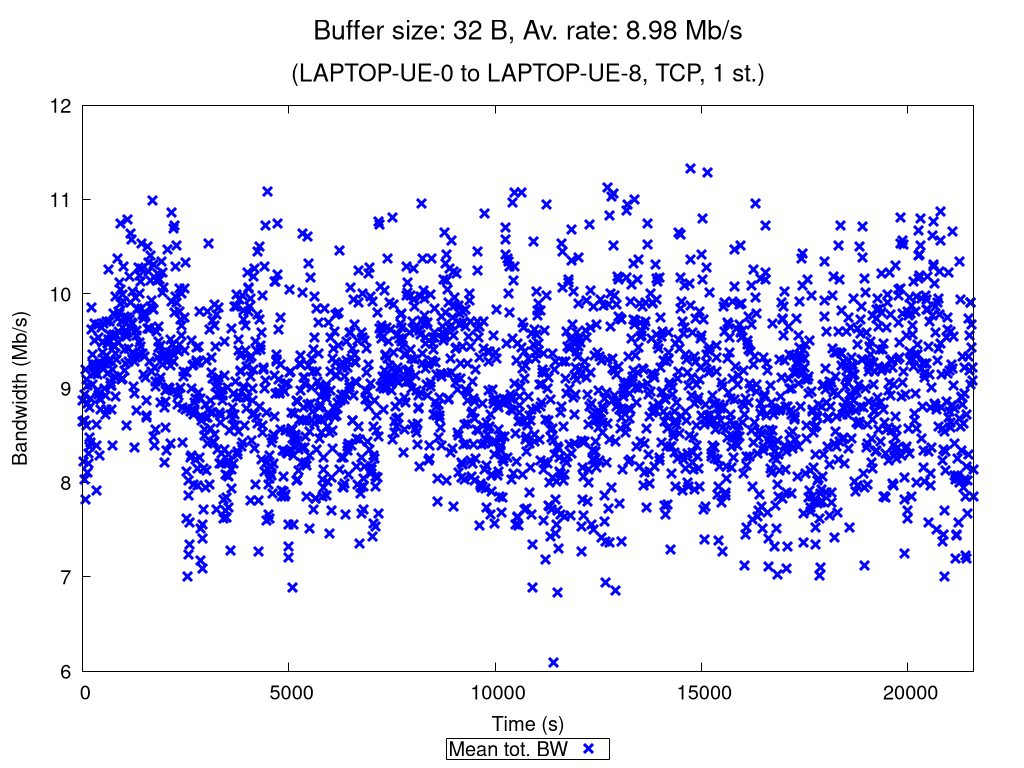

Generate this figure with gnuplot:
set terminal pngcairo nocrop enhanced size 1024,768 font "Verdana,15"
set output "TCP_1_st_2020_11_13_08-47-29_one2two_00032B.png"

set title "{/=20 Buffer size: 32 B, Av. rate: 8.98 Mb/s}\n\n{/=18 (LAPTOP-UE-0 to LAPTOP-UE-8, TCP, 1 st.)}"

set xlabel "Time (s)"
set ylabel "Bandwidth (Mb/s)"
set ytics nomirror
set key bmargin center horizontal box samplen 1 width -1
set bmargin 4.6
set rmargin 4.5

rf = 1000000.0  # rate factor
set style fill transparent solid 0.2 noborder
set autoscale xfix
plot "TCP_1_st_2020_11_13_08-47-29_one2two_00032B_iperf_processed.dat" using 1:($2/rf-$3/rf):($2/rf+$3/rf) with filledcurves lc rgb "blue" notitle, \
     "" using 1:($2/rf) with points pt 2 ps 1.5 lw 3 lc rgb "blue" title "Mean tot. BW", \
